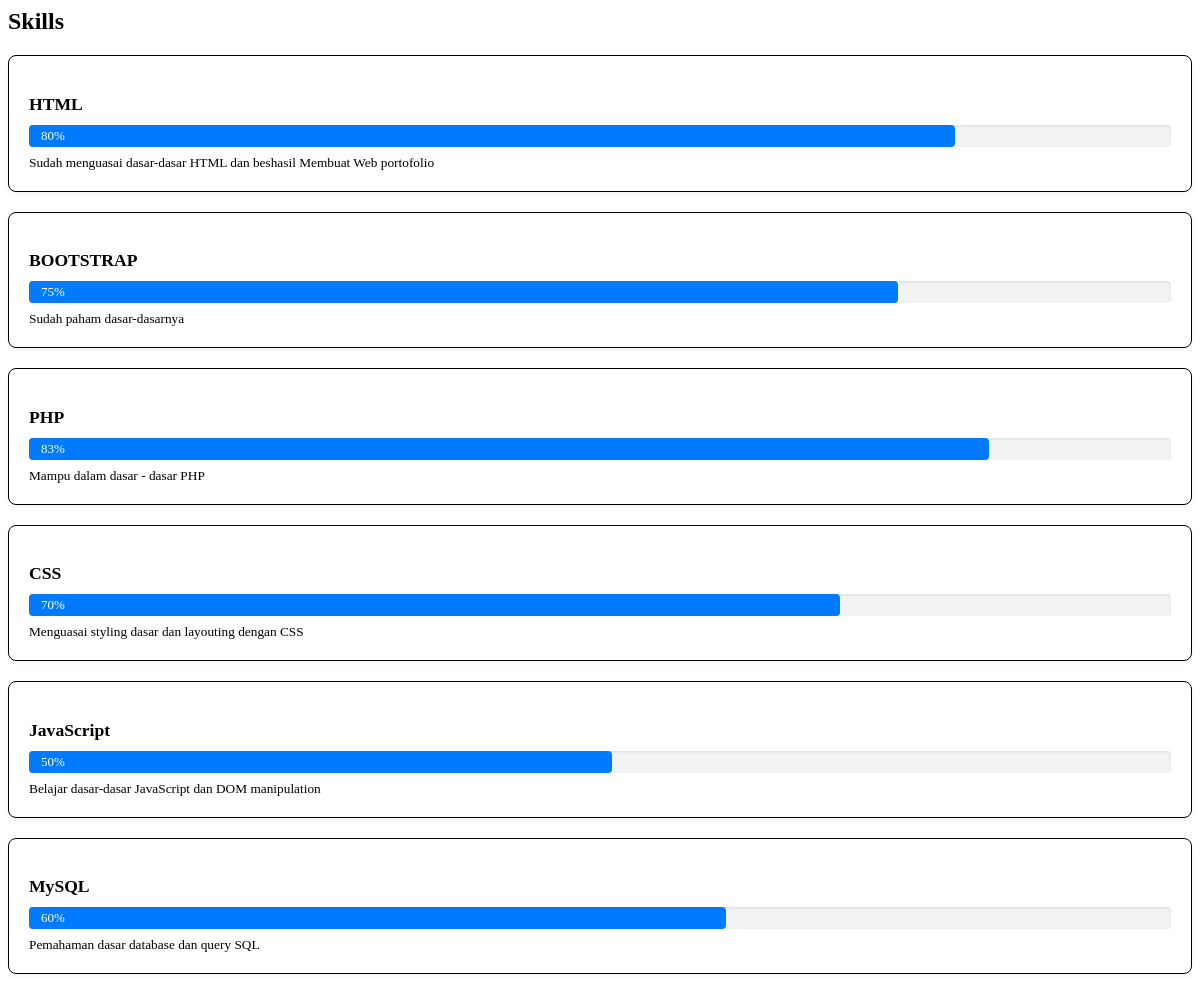
The page /frontend/sections/skill.php on the database its author committed.
### tables this page shows
CREATE TABLE `skills` (
  `id` int NOT NULL,
  `skill` varchar(100) NOT NULL,
  `percent` int DEFAULT NULL,
  `description` text,
  `created_at` timestamp NULL DEFAULT CURRENT_TIMESTAMP,
  `updated_at` timestamp NULL DEFAULT CURRENT_TIMESTAMP ON UPDATE CURRENT_TIMESTAMP
);

### frontend/sections/skill.php (the view, shortened to what this page needs)
<section class="site-section border-bottom bg-light" id="skill-section">
    <div class="container">
        <div class="row mb-5">
            <div class="col-12 text-center" data-aos="fade">
                <h2 class="section-title mb-3">Skills</h2>
            </div>
        </div>
        <div class="row">
            <div class="col-lg-8 mx-auto">
                <?php
                require_once __DIR__ . '/../../config/koneksi.php';
                $query = "SELECT * FROM skills ORDER BY id";
                $result = mysqli_query($connect, $query);
                $allSkills = [];
                if ($result && mysqli_num_rows($result) > 0) {
                    while ($skill = mysqli_fetch_assoc($result)) {
                        $allSkills[] = $skill;
                    }
                }
                ?>
                <div class="skills-list">
                    <?php foreach ($allSkills as $index => $skill): ?>
                        <div class="skill-item" data-aos="fade-up" data-aos-delay="<?= $index * 100 ?>">
                            <h3><?= htmlspecialchars($skill['skill']) ?></h3>
                            <div class="progress">
                                <div class="progress-bar" role="progressbar"
                                    style="width: <?= $skill['percent'] ?>%"
                                    aria-valuenow="<?= $skill['percent'] ?>"
                                    aria-valuemin="0" aria-valuemax="100">
                                    <?= $skill['percent'] ?>%
                                </div>
                            </div>
                            <small class="skill-desc"><?= htmlspecialchars($skill['description']) ?></small>
                        </div>
                    <?php endforeach; ?>
                </div>
            </div>
        </div>
    </div>
</section>

### frontend/sections/skill.php (style rules this page uses)
.skills-list { display: flex; flex-direction: column; gap: 20px; }
.skill-item { padding: 20px; border: 1px solid #000000ff; border-radius: 8px; background: #fff; box-shadow: 0 2px 5px rgba(0, 0, 0, 0.05); }
.skill-item h3 { font-size: 1.1rem; margin-bottom: 10px; }
.progress { height: 22px; background-color: #f1f3f5; border-radius: 4px; margin-top: 8px; box-shadow: inset 0 1px 3px rgba(0, 0, 0, 0.1); }
.progress-bar { background-color: #007bff; border-radius: 4px; color: white; font-size: 13px; line-height: 22px; padding-left: 12px; font-weight: 500; transition: width 1s ease-in-out; }
.skill-desc { display: inline-block; color: #000; opacity: 0; transform: translateY(10px); animation: fadeSlideUp 0.6s ease forwards; animation-delay: 0.3s; margin-top: 8px; }

### rows shown on the page
skills: skill "HTML", percent "80", description "Sudah menguasai dasar-dasar HTML dan beshasil Membuat Web portofolio"
skills: skill "BOOTSTRAP", percent "75", description "Sudah paham dasar-dasarnya"
skills: skill "PHP", percent "83", description "Mampu dalam dasar - dasar PHP"
skills: skill "CSS", percent "70", description "Menguasai styling dasar dan layouting dengan CSS"
skills: skill "JavaScript", percent "50", description "Belajar dasar-dasar JavaScript dan DOM manipulation"
skills: skill "MySQL", percent "60", description "Pemahaman dasar database dan query SQL"
